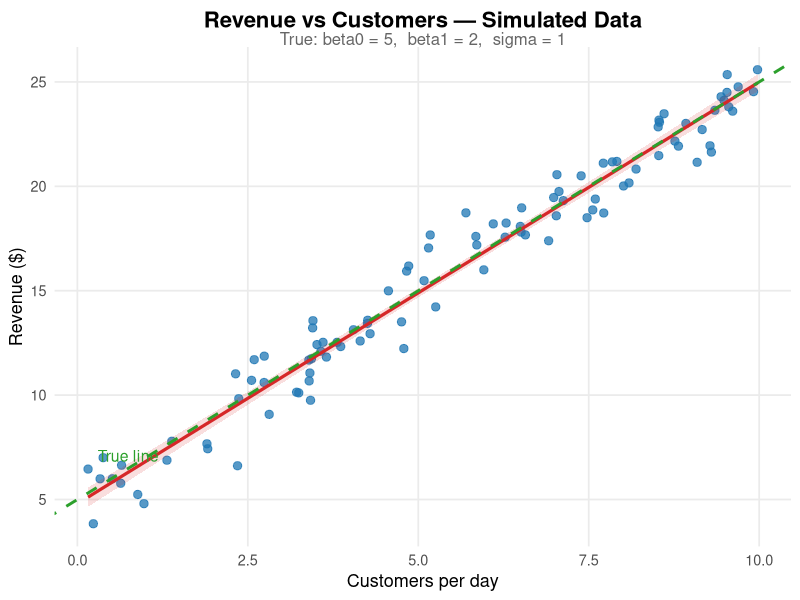
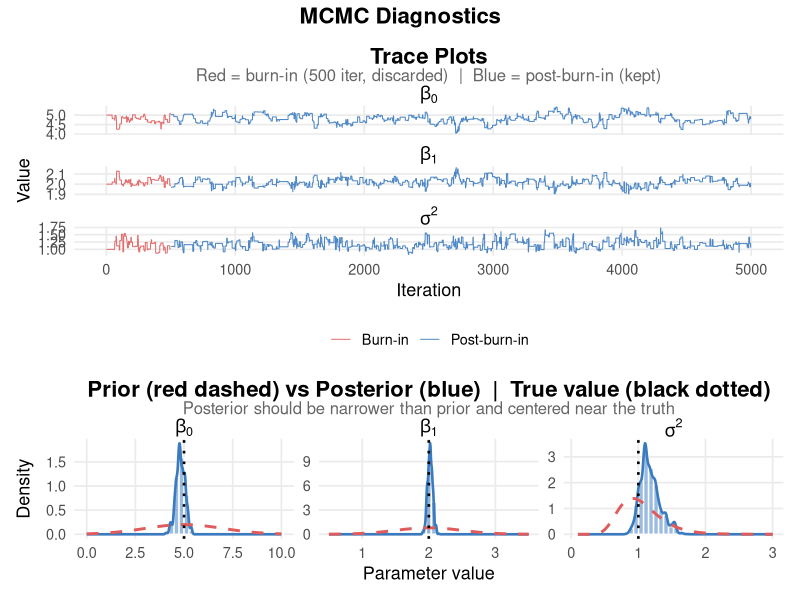
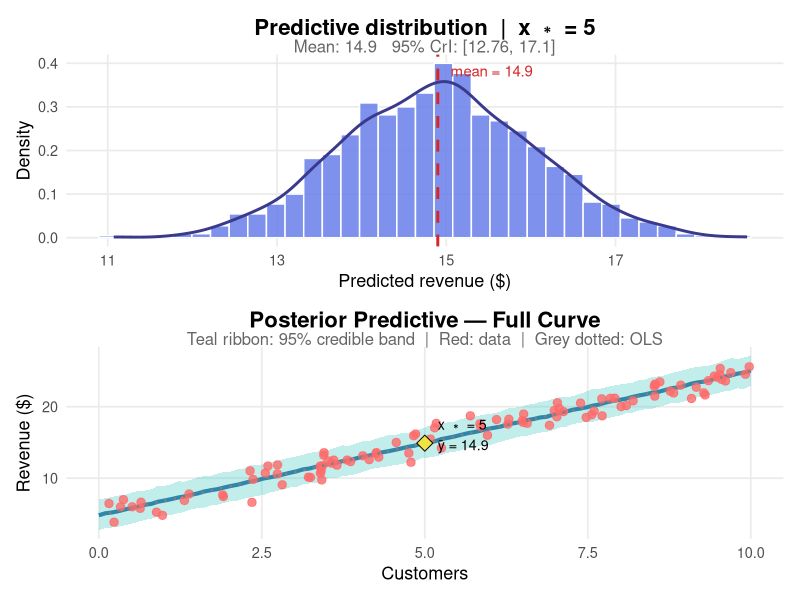

Generate these figures, in order, with R:
## ---- chunk 1
knitr::opts_chunk$set(
  echo       = TRUE,
  warning    = FALSE,
  message    = FALSE,
  fig.width  = 10,
  fig.height = 6,
  fig.align  = "center",
  out.width  = "95%"
)
library(tidyverse)   # ggplot2, dplyr, purrr, tidyr
library(broom)       # tidy model outputs
library(patchwork)   # combining ggplots
library(coda)        # effectiveSize()
## ---- chunk 2
# ── Posterior summary ─────────────────────────────────────────────────
# Takes a full MCMC chain, discards the first `burn` iterations,
# and returns a one-row data frame with key posterior diagnostics.
posterior_summary <- function(chain, burn = 1000, prob = 0.95) {
  s  <- chain[-(1:burn)]                                   # discard burn-in
  ci <- quantile(s, c((1 - prob) / 2, 1 - (1 - prob) / 2)) # equal-tail CrI
  ci <- as.vector(ci)
  data.frame(
    Mean        = round(mean(s), 3),
    SD          = round(sd(s),   3),
    `CrI Lower` = round(ci[1],  3),
    `CrI Upper` = round(ci[2],  3),
    check.names = FALSE
  )
}

# ── Shared theme ──────────────────────────────────────────────────────
lab_theme <- function(base_size = 13) {
  theme_minimal(base_size = base_size) %+replace%
    theme(
      plot.title       = element_text(face = "bold", hjust = 0.5,
                                      size = base_size + 3),
      plot.subtitle    = element_text(hjust = 0.5, size = base_size - 1,
                                      colour = "grey40"),
      panel.grid.minor = element_blank(),
      strip.text       = element_text(face = "bold"),
      legend.position  = "bottom"
    )
}
## ---- chunk 3
set.seed(2026214)

n          <- 100        # number of observed days
x          <- runif(n, 0, 10)    # predictor: customers per day
beta0_true <- 5         # true intercept ($5 baseline)
beta1_true <- 2         # true slope ($2 per customer)
sigma_true <- 1         # true residual SD

y      <- beta0_true + beta1_true * x + rnorm(n, 0, sigma_true)
coffee <- data.frame(revenue = y, customers = x)

ggplot(coffee, aes(x = customers, y = revenue)) +
  geom_point(colour = "#1f77b4", size = 2.5, alpha = 0.75) +
  geom_smooth(method = "lm", se = TRUE,
              colour = "#d62728", fill = "#d62728",
              alpha = 0.15, linewidth = 1.1) +
  geom_abline(intercept = beta0_true, slope = beta1_true,
              colour = "#2ca02c", linewidth = 1, linetype = "dashed") +
  annotate("text",
           x = 0.3, y = beta0_true + beta1_true * 0.3 + 1.5,
           label = "True line", colour = "#2ca02c",
           size = 4, hjust = 0) +
  labs(
    title    = "Revenue vs Customers \u2014 Simulated Data",
    subtitle = paste0("True: beta0 = ", beta0_true,
                      ",  beta1 = ", beta1_true,
                      ",  sigma = ", sigma_true),
    x = "Customers per day",
    y = "Revenue ($)"
  ) +
  lab_theme()
## ---- chunk 4
log_posterior <- function(beta0, beta1, sigma2) {

  # Guard: variance must be strictly positive
  # Returning -Inf means this point has probability 0 —
  # MH will always reject a proposal with sigma2 <= 0.
  if (sigma2 <= 0) return(-Inf)

  # ── Log-likelihood ────────────────────────────────────────────────
  # mu is the vector of fitted values for all 100 observations.
  # dnorm(..., log = TRUE) returns log densities; sum() gives the
  # total log-likelihood (i.e., log of the product of 100 densities).
  mu      <- beta0 + beta1 * x
  log_lik <- sum(dnorm(y, mean = mu, sd = sqrt(sigma2), log = TRUE))

  # ── Log-priors ────────────────────────────────────────────────────
  # Each dnorm / dlnorm call returns the log density of ONE parameter
  # under its prior distribution. We add these to the log-likelihood
  # because log(AB) = log(A) + log(B).

  log_p_beta0  <- dnorm(beta0,  mean = 5,  sd = 2,   log = TRUE)        # N(5, 2^2)
  log_p_beta1  <- dnorm(beta1,  mean = 2,  sd = 0.5, log = TRUE)        # N(2, 0.5^2) — informative
  log_p_sigma2 <- dlnorm(sigma2, meanlog = 0, sdlog = 0.3, log = TRUE)  # LogNormal(log1, 0.3^2)

  # ── Return log-posterior ──────────────────────────────────────────
  return_value = log_lik + log_p_beta0 + log_p_beta1 + log_p_sigma2
  return(return_value)
}

# ── Sanity checks ─────────────────────────────────────────────────────
# At the true parameter values the log-posterior should be finite.
# At sigma2 = -1 (impossible) it should return -Inf.
stopifnot(is.finite(log_posterior(5, 2, 1)))
stopifnot(log_posterior(5, 2, -1) == -Inf)
cat("log p(true params | y) =", round(log_posterior(5, 2, 1), 2), "\n")
## ---- chunk 5
set.seed(2006214)

n_iter <- 5000

# ── Burn-in ────────────────

burn <- 500   # initial placeholder;
# ── Storage vectors ───────────────────────────────────────────────────
# Pre-allocating with numeric(n_iter) is much faster than growing vectors.
beta0_chain  <- numeric(n_iter)
beta1_chain  <- numeric(n_iter)
sigma2_chain <- numeric(n_iter)

# ── Starting values ───────────────────────────────────────────────────
# We initialize at the informative prior means. Because our priors are
# centered close to the truth, the chain reaches the posterior mode
# quickly — this is one concrete benefit of informative priors: fewer
# burn-in iterations are needed.
beta0_chain[1]  <- 5    # prior mean of beta0
beta1_chain[1]  <- 2    # prior mean of beta1 (informative)
sigma2_chain[1] <- 1    # prior median of sigma2

# ── Proposal standard deviations ─────────────────────────────────────
# These control how far we jump each iteration.
# Smaller → higher acceptance, slower mixing.
# Larger  → lower acceptance (many rejections), also slower mixing.
# The values below were chosen to yield ~30% acceptance (see output).
prop_sd <- c(beta0 = 0.15, beta1 = 0.10, log_sigma2 = 0.20)

accept_count <- 0L

# ── Main MCMC loop ────────────────────────────────────────────────────
for (i in seq(2, n_iter)) {

  # Current state
  b0_cur <- beta0_chain[i - 1]
  b1_cur <- beta1_chain[i - 1]
  s2_cur <- sigma2_chain[i - 1]

  # Propose new values.
  # beta0 and beta1: symmetric normal random walk on natural scale.
  # sigma2: random walk on log scale, then exponentiate to ensure > 0.
  b0_prop <- rnorm(1, b0_cur, prop_sd["beta0"])
  b1_prop <- rnorm(1, b1_cur, prop_sd["beta1"])
  s2_prop <- exp(rnorm(1, log(s2_cur), prop_sd["log_sigma2"]))

  # Log acceptance ratio: log p(proposed) - log p(current)
  # If proposed is better (higher posterior), log_alpha > 0 → always accept.
  # If proposed is worse, log_alpha < 0 → accept with probability e^log_alpha.
  log_alpha <- log_posterior(b0_prop, b1_prop, s2_prop) -
               log_posterior(b0_cur,  b1_cur,  s2_cur)

  # Accept / reject
  # log(runif(1)) is log of U(0,1); comparing to log_alpha is equivalent
  # to comparing runif(1) < exp(log_alpha) but avoids overflow.
  if (log(runif(1)) < log_alpha) {
    beta0_chain[i]  <- b0_prop
    beta1_chain[i]  <- b1_prop
    sigma2_chain[i] <- s2_prop
    accept_count    <- accept_count + 1L
  } else {
    # Rejection: stay at current state (duplicate the previous row)
    beta0_chain[i]  <- b0_cur
    beta1_chain[i]  <- b1_cur
    sigma2_chain[i] <- s2_cur
  }
}

accept_pct <- accept_count / (n_iter - 1) * 100
cat(sprintf("Acceptance rate: %.1f%%  %s\n", accept_pct,
            ifelse(accept_pct > 20 & accept_pct < 50,
                   "\u2713 healthy", "\u26a0 consider tuning prop_sd")))
## ---- chunk 6
# post_burn is the first iteration index in the post-burn-in phase.
post_burn <- burn + 1

# ── Tidy chains into long format for ggplot ────────────────────────────
mcmc_df <- tibble(
  iter   = 1:n_iter,
  beta0  = beta0_chain,
  beta1  = beta1_chain,
  sigma2 = sigma2_chain
) |>
  pivot_longer(-iter, names_to = "param", values_to = "value") |>
  mutate(
    phase = if_else(iter <= burn, "Burn-in", "Post-burn-in"),
    param = factor(param,
                   levels = c("beta0", "beta1", "sigma2"),
                   labels = c("beta[0]", "beta[1]", "sigma^2"))
  )

# ── Trace plots ────────────────────────────────────────────────────────
p_trace <- ggplot(mcmc_df, aes(iter, value, colour = phase)) +
  geom_line(linewidth = 0.35, alpha = 0.9) +
  facet_wrap(~ param, scales = "free_y", ncol = 1,
             labeller = label_parsed) +
  scale_colour_manual(
    values = c("Burn-in" = "#e05c5c", "Post-burn-in" = "#3a7abf")
  ) +
  labs(title = "Trace Plots",
       subtitle = paste0("Red = burn-in (", burn, " iter, discarded)  |  Blue = post-burn-in (kept)"),
       x = "Iteration", y = "Value", colour = NULL) +
  lab_theme()

# ── True-value reference lines ─────────────────────────────────────────
true_vals <- tibble(
  param = factor(c("beta[0]", "beta[1]", "sigma^2"),
                 levels = c("beta[0]", "beta[1]", "sigma^2")),
  truth = c(beta0_true, beta1_true, sigma_true^2)
)

# ── Prior vs Posterior overlay ─────────────────────────────────────────
# For each parameter we draw the prior density curve alongside the
# posterior histogram so students can see how the data updated our beliefs.
prior_curves <- bind_rows(
  tibble(
    param = "beta[0]",
    x     = seq(0, 10, length.out = 300),
    dens  = dnorm(seq(0, 10, length.out = 300), mean = 5, sd = 2)
  ),
  tibble(
    param = "beta[1]",
    x     = seq(0.5, 3.5, length.out = 300),
    dens  = dnorm(seq(0.5, 3.5, length.out = 300), mean = 2, sd = 0.5)
  ),
  tibble(
    param = "sigma^2",
    x     = seq(0.1, 3, length.out = 300),
    dens  = dlnorm(seq(0.1, 3, length.out = 300), meanlog = 0, sdlog = 0.3)
  )
) |>
  mutate(param = factor(param,
                        levels = c("beta[0]", "beta[1]", "sigma^2")))

p_dens <- mcmc_df |>
  filter(phase == "Post-burn-in") |>
  ggplot(aes(value)) +
  geom_histogram(aes(y = after_stat(density)),
                 bins = 40, fill = "#3a7abf", colour = "white", alpha = 0.5) +
  geom_density(colour = "#3a7abf", linewidth = 0.9) +
  geom_line(data = prior_curves,
            aes(x = x, y = dens),
            colour = "#e05c5c", linewidth = 1, linetype = "dashed",
            inherit.aes = FALSE) +
  geom_vline(data = true_vals,
             aes(xintercept = truth),
             colour = "black", linetype = "dotted", linewidth = 0.9) +
  facet_wrap(~ param, scales = "free", labeller = label_parsed) +
  labs(
    title    = "Prior (red dashed) vs Posterior (blue)  |  True value (black dotted)",
    subtitle = "Posterior should be narrower than prior and centered near the truth",
    x = "Parameter value", y = "Density"
  ) +
  lab_theme()

(p_trace / p_dens) +
  plot_layout(heights = c(3, 2)) +
  plot_annotation(
    title = "MCMC Diagnostics",
    theme = theme(plot.title = element_text(
                    face = "bold", hjust = 0.5, size = 16))
  )
## ---- chunk 7
summary_tbl <- bind_rows(
  posterior_summary(beta0_chain,  burn) |> mutate(Parameter = "\u03b2\u2080"),
  posterior_summary(beta1_chain,  burn) |> mutate(Parameter = "\u03b2\u2081"),
  posterior_summary(sigma2_chain, burn) |> mutate(Parameter = "\u03c3\u00b2")
) |>
  select(Parameter, everything())

knitr::kable(
  summary_tbl, align = "lrrrrr",
  caption = "Posterior summaries \u2014 post-burn-in samples only"
)
## ---- chunk 8
n_samp  <- 1000   # number of predictive samples
x_star  <- 5      # new predictor value: 5 customers
x_curve <- seq(0, 10, length.out = 100)   # grid for the ribbon plot

# Sample indices from post-burn-in chain (with replacement)
post_idx <- sample(post_burn:n_iter, n_samp, replace = TRUE)

# ── Point prediction at x* = 5 ────────────────────────────────────────
# For each posterior draw, compute:
#   mean component  +  random noise
y_star <- beta0_chain[post_idx] +
          beta1_chain[post_idx] * x_star +
          rnorm(n_samp, 0, sqrt(sigma2_chain[post_idx]))

# 95% equal-tail credible interval for the prediction
cri_95 <- round(quantile(y_star, c(0.025, 0.975)), 2)

# ── Histogram of predictive distribution ──────────────────────────────
p_hist <- ggplot(tibble(y_pred = y_star), aes(y_pred)) +
  geom_histogram(aes(y = after_stat(density)),
                 bins = 35, fill = "#667eea",
                 colour = "white", alpha = 0.85) +
  geom_density(colour = "#3a3a8c", linewidth = 1) +
  geom_vline(xintercept = mean(y_star),
             colour = "#d62728", linetype = "dashed", linewidth = 1) +
  annotate("text",
           x = mean(y_star) + 0.15, y = Inf,
           label = paste0("mean = ", round(mean(y_star), 1)),
           vjust = 2, hjust = 0, colour = "#d62728", size = 3.8) +
  labs(
    title    = paste0("Predictive distribution  |  x \u2217 = ", x_star),
    subtitle = paste0("Mean: ", round(mean(y_star), 2),
                      "   95% CrI: [", cri_95[1], ", ", cri_95[2], "]"),
    x = "Predicted revenue ($)", y = "Density"
  ) +
  lab_theme()

# ── Full predictive ribbon across x = 0 to 10 ─────────────────────────
# For each x value on the grid, draw 1000 predictive samples and compute
# the mean and 2.5th / 97.5th percentiles. This gives the "credible band."
curve_df <- map_dfr(seq_along(x_curve), function(j) {
  sims <- beta0_chain[post_idx] +
          beta1_chain[post_idx] * x_curve[j] +
          rnorm(n_samp, 0, sqrt(sigma2_chain[post_idx]))
  tibble(
    x    = x_curve[j],
    mean = mean(sims),
    lo   = quantile(sims, 0.025),
    hi   = quantile(sims, 0.975)
  )
})

p_ribbon <- ggplot() +
  geom_ribbon(data = curve_df,
              aes(x = x, ymin = lo, ymax = hi),
              fill = "#4ECDC4", alpha = 0.35) +
  geom_line(data = curve_df,
            aes(x = x, y = mean),
            colour = "#2E86AB", linewidth = 1.4) +
  geom_point(data = coffee,
             aes(x = customers, y = revenue),
             colour = "#FF6B6B", size = 2.5, alpha = 0.80) +
  geom_smooth(data = coffee,
              aes(x = customers, y = revenue),
              method = "lm", se = FALSE,
              colour = "grey50", linewidth = 0.8, linetype = "dotted") +
  # Highlight the x* = 5 prediction
  geom_point(aes(x = x_star, y = mean(y_star)),
             shape = 23, fill = "#f0e442",
             colour = "black", size = 4) +
  annotate("text",
           x = x_star + 0.2, y = mean(y_star) + 1.2,
           label = paste0("x \u2217 = ", x_star,
                          "\n\u0233 = ", round(mean(y_star), 1)),
           size = 3.6, hjust = 0) +
  labs(
    title    = "Posterior Predictive \u2014 Full Curve",
    subtitle = "Teal ribbon: 95% credible band  |  Red: data  |  Grey dotted: OLS",
    x = "Customers", y = "Revenue ($)"
  ) +
  lab_theme()

p_hist / p_ribbon
